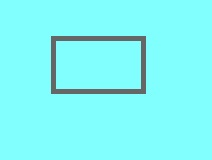
#> input picture CV/Images/a2.jpg, 212 x 160 px
$ python prac5.py
#> lines starting #> are read from the running program, lines starting #| are printed output that depends on the picture
#Program 5
#Implement a Python program for 2D geometric operations like translation, rotation and scaling (image resizing).

import cv2
import numpy as np

original = cv2.imread('Images/a2.jpg')
#> original is the input picture: shape (160, 212, 3); mean B, G, R 247.6, 248.5, 127.8
cv2.imshow('Original image', original)
#translation
M = np.float32([[1, 0, 100], [0, 1, 50]])
(rows, cols) = original.shape[:2]
#> rows = 160; cols = 212
res = cv2.warpAffine(original, M, (cols, rows))
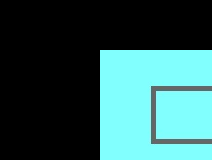
#> res: shape (160, 212, 3); mean B, G, R 88.4, 88.8, 46.2
cv2.imshow('translation', res)
#Rotation
#getRotationMatrix20 creates a matrix needed for transformation
#We want matrix for rotation w,r,t cebter to 45 degree without scaling
M = cv2.getRotationMatrix2D((cols /2, rows / 2), 90, 1)
#> M = [[6.12e-17, 1, 26], [-1, 6.12e-17, 186]]
res = cv2.warpAffine(original, M, (cols, rows))
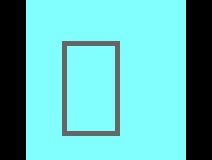
#> res: shape (160, 212, 3); mean B, G, R 185.3, 185.9, 96.2
cv2.imshow('rotation', res)
#Scaling
half = cv2.resize(original, (0, 0), fx = 0.5, fy=0.5)
double = cv2.resize(original, (0, 0), fx = 2, fy=2)
cv2.imshow('half scaling', half)
cv2.imshow('double scaling', double)
cv2.waitKey(0)
cv2.destroyAllWindows()

$ run again, with CV/Images/a3.jpg copied over CV/Images/a2.jpg
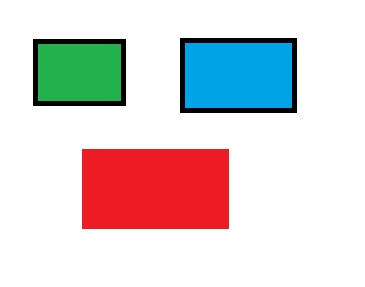
#> input picture CV/Images/a3.jpg, 365 x 287 px
#> original is the input picture: shape (287, 365, 3); mean B, G, R 212.8, 211.7, 218
#> `res = cv2.warpAffine(original, M, (cols, rows))`:
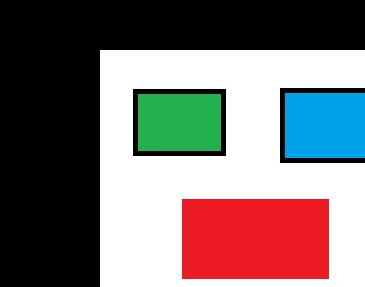
#> res: shape (287, 365, 3); mean B, G, R 112.6, 112.7, 121.6
#> `res = cv2.warpAffine(original, M, (cols, rows))`:
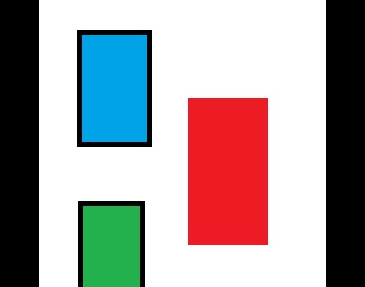
#> res: shape (287, 365, 3); mean B, G, R 159.4, 158.1, 164.6

$ run again, with CV/Images/a5.jpg copied over CV/Images/a2.jpg
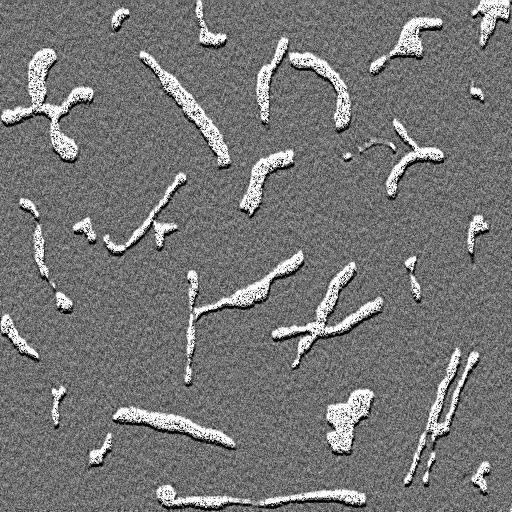
#> input picture CV/Images/a5.jpg, 512 x 512 px
#> original is the input picture: shape (512, 512, 3); min 0, max 255, mean 118.3
#> `res = cv2.warpAffine(original, M, (cols, rows))`:
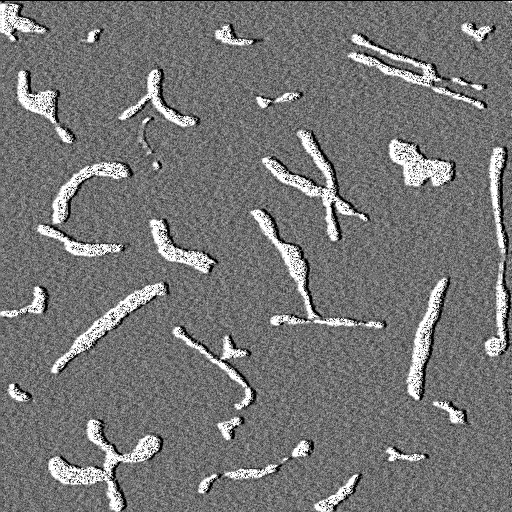
#> res: shape (512, 512, 3); min 0, max 255, mean 118.1
#> `half = cv2.resize(original, (0, 0), fx = 0.5, fy=0.5)`:
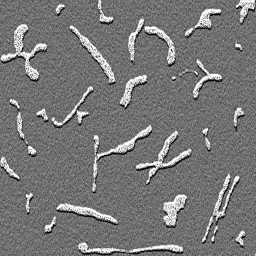
#> half: shape (256, 256, 3); min 0, max 255, mean 118.4
